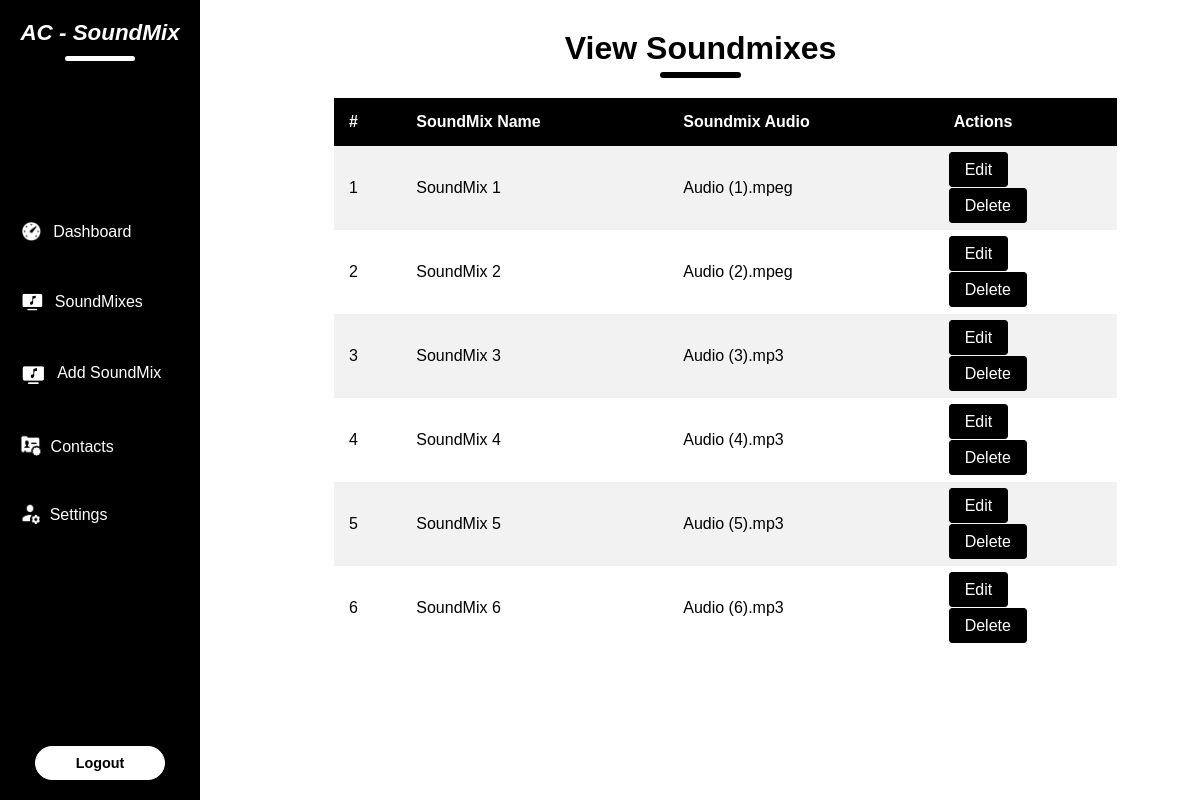
Before: /admin/view_soundmixes.php (signed in) with the older database file.
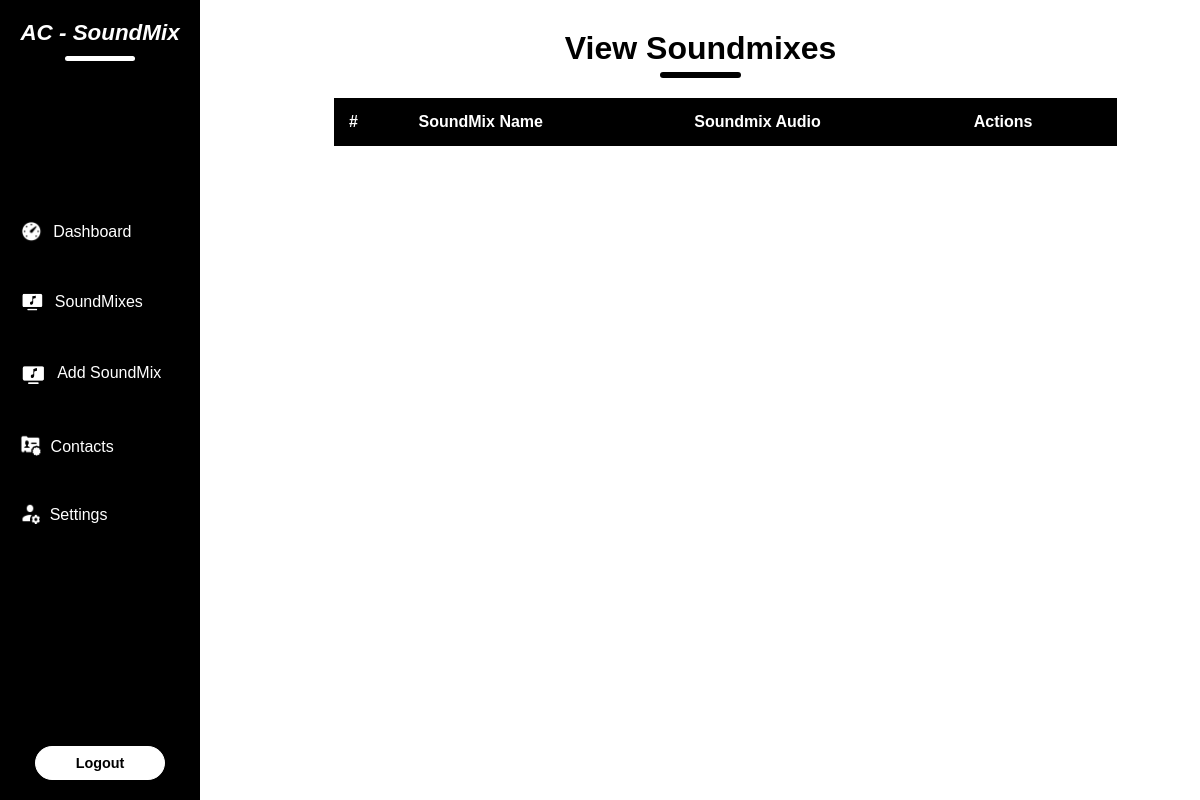
After: the same page with the newer database file.
### tables this page shows
CREATE TABLE `soundmixes` (
  `id` int(11) NOT NULL,
  `soundmix_name` varchar(100) NOT NULL,
  `soundmix_audio` varchar(100) NOT NULL,
  `soundmix_category` varchar(100) NOT NULL
);

### admin/view_soundmixes.php (the view, shortened to what this page needs)
<?php
include("connection.php");
?>
<!DOCTYPE html>
<html lang="en">
<head>
    <link rel="stylesheet" href="style.css">
</head>
<body>
  <?php
  include("header.php");
  ?>
  <div class="middle-main-container">
  <div class="soundmix-container">
        <div class="soundmix-title">
            <h1>View Soundmixes</h1>
            <div class="line"></div>
        </div>
        <div class="soundmix-content-table">
            <table>
                <tr>
                    <th>#</th>
                    <th>SoundMix Name</th>
                    <th>Soundmix Audio</th>
                    <th>Actions</th>
                </tr>
                <?php
                 $query = mysqli_query($con,"select * from soundmixes");
                 while($row = mysqli_fetch_array($query))
                 {
                ?>
                <tr>
                <td><?php echo $row['id']; ?></td>
                <td><?php echo $row['soundmix_name']; ?></td>
                <td><?php echo $row['soundmix_audio']; ?></td>
                <td>
                <a href="edit_soundmix.php?id=<?php echo $row['id']?>">Edit</a><br><br>
                <a href="delete_soundmix.php?id=<?php echo $row['id']?>">Delete</a>
                </td>
                </tr>
                <?php
                }
                ?>
            </table>
        </div>
  </div>
  </div>
</body>
</html>

### admin/header.php (shortened to what this page needs)
<div class="main-container">
   <header>
        <div class="title">
        <h1><a href="./Dashboard.php">AC - SoundMix</a></h1>
        <div class="line"></div>
        </div>
        <div class="links">
            <div class="link">
            <a href="./Dashboard.php"><img src="imgs/dashboard.ico" alt=""> Dashboard</a>
            </div>
            <div class="link">
            <a href="./view_soundmixes.php"><img src="imgs/new_soundmix.ico" alt=""> SoundMixes</a>
            </div>
            <div class="link">
            <a href="./new_soundmix.php"><img src="imgs/new_soundmix.ico" alt=""> Add SoundMix</a>
            </div>
            <div class="link">
            <a href="./view_contacts.php"><img src="imgs/contacts.ico" alt=""> Contacts</a>
            </div>
            <div class="link">
            <a href="./admin_settings.php"><img src="imgs/settings.ico" alt=""> Settings</a>
            </div>
        </div>
        <div class="footer">
            <a href="./logout.php">Logout</a>
        </div>
    </header>
</div>

### admin/style.css (style rules this page uses)
* { margin: 0; padding: 0; box-sizing: border-box; transition:all .2s linear; font-family: 'Nunito', sans-serif; }
html { overflow-x: hidden; scroll-behavior: smooth; scroll-padding-top: 5rem; }
body { display: flex; flex-direction: row; }
.line { padding: 3px; border-radius: 4px; background: black; width: 35%; margin-top: 5px; }
::placeholder { color: rgba(0, 0, 0, 0.826); }
.middle-main-container { padding: 10px; margin-left: 0.1%; width: 190vh; }
.soundmix-container { display: flex; flex-direction: column; justify-content: center; align-items: center; }
.soundmix-title { display: flex; flex-direction: column; justify-content: center; align-items: center; margin-top: 20px; }
::placeholder { color: black; }
.soundmix-title .line { padding: 3px; background: black; border-radius: 4px; margin-top: 5px; width: 30%; }

### admin/header.php (style rules this page uses)
.main-container { display: flex; flex-direction: column; }
header { display:flex; flex-direction:column; justify-content:space-between; background:black; color:#fff; align-items:center; width:200px; height:100vh; }
.title { display:flex; flex-direction:column; align-items:center; }
header h1 { margin:20px; font-size:1.4rem; font-style: italic; }
header h1 a { color:#fff; text-decoration:none; }
.line { padding:2.5px; border-radius:50px; background:#fff; width:35%; margin-top:-10px; }
.links { display:flex; flex-direction:column; margin-top:-50px; }
.link { display:flex; flex-direction:row; align-items:center; }
.link a img { width:17%; text-align:center; margin-right:10px; margin-top:-3.5px; }
.links .link a { color:#fff; text-decoration:none; margin:20px; margin-top:30px; font-weight:500; font-size:1rem; display:flex; flex-direction:row; align-items:left; }
.footer { display:flex; flex-direction:column; align-items:center; }
.footer a { color:black; background:#fff; border-radius:50px; text-decoration:none; margin:20px; font-weight:500; font-size:0.9rem; display:flex; flex-direction:column; align-items:left; padding:8px 20px; font-weight:bold; width:100%; text-align:center; border:1.5px solid #fff; transition: all ease-in-out 0.5s; }

### admin/view_soundmixes.php (style rules this page uses)
table { width: 100%; border-collapse: collapse; padding:10px; }
th { padding:15px; text-align:left; background:black; color:#fff; }
tr { padding:10px; }
.soundmix-content-table { width:80%; margin-top:20px; margin-left:50px; }
tr:nth-child(even) { background-color: #f2f2f2; }
td { padding:15px; }
td a { color:#fff; padding:8px 15px; background:black; border-radius:4px; text-decoration:none; border:1.4px solid black; transition:all ease-in-out 0.5s; margin-left:-5px; margin-right:4%; }

Changed rows visible on the page:
removed soundmixes: id "1", soundmix_name "SoundMix 1", soundmix_audio "Audio (1).mpeg"
removed soundmixes: id "2", soundmix_name "SoundMix 2", soundmix_audio "Audio (2).mpeg"
removed soundmixes: id "3", soundmix_name "SoundMix 3", soundmix_audio "Audio (3).mp3"
removed soundmixes: id "4", soundmix_name "SoundMix 4", soundmix_audio "Audio (4).mp3"
removed soundmixes: id "5", soundmix_name "SoundMix 5", soundmix_audio "Audio (5).mp3"
removed soundmixes: id "6", soundmix_name "SoundMix 6", soundmix_audio "Audio (6).mp3"
